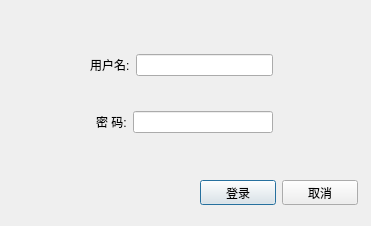
<?xml version="1.0" encoding="UTF-8"?>
<ui version="4.0">
 <class>Dialog</class>
 <widget class="QDialog" name="Dialog">
  <property name="geometry">
   <rect>
    <x>0</x>
    <y>0</y>
    <width>371</width>
    <height>226</height>
   </rect>
  </property>
  <property name="contextMenuPolicy">
   <enum>Qt::DefaultContextMenu</enum>
  </property>
  <property name="windowTitle">
   <string>登录</string>
  </property>
  <property name="sizeGripEnabled">
   <bool>false</bool>
  </property>
  <property name="modal">
   <bool>true</bool>
  </property>
  <widget class="QWidget" name="">
   <property name="geometry">
    <rect>
     <x>200</x>
     <y>180</y>
     <width>158</width>
     <height>25</height>
    </rect>
   </property>
   <layout class="QHBoxLayout" name="horizontalLayout_3">
    <item>
     <widget class="QPushButton" name="pushButton">
      <property name="text">
       <string>登录</string>
      </property>
     </widget>
    </item>
    <item>
     <widget class="QPushButton" name="pushButton_2">
      <property name="text">
       <string>取消</string>
      </property>
     </widget>
    </item>
   </layout>
  </widget>
  <widget class="QWidget" name="">
   <property name="geometry">
    <rect>
     <x>96</x>
     <y>111</y>
     <width>177</width>
     <height>22</height>
    </rect>
   </property>
   <layout class="QHBoxLayout" name="horizontalLayout">
    <item>
     <widget class="QLabel" name="label_2">
      <property name="text">
       <string>密 码:</string>
      </property>
     </widget>
    </item>
    <item>
     <widget class="QLineEdit" name="lineEdit_Psw"/>
    </item>
   </layout>
  </widget>
  <widget class="QWidget" name="">
   <property name="geometry">
    <rect>
     <x>90</x>
     <y>54</y>
     <width>183</width>
     <height>22</height>
    </rect>
   </property>
   <layout class="QHBoxLayout" name="horizontalLayout_2">
    <item>
     <widget class="QLabel" name="label">
      <property name="text">
       <string>用户名:</string>
      </property>
     </widget>
    </item>
    <item>
     <widget class="QLineEdit" name="lineEdit_username"/>
    </item>
   </layout>
  </widget>
 </widget>
 <resources/>
 <connections/>
</ui>
